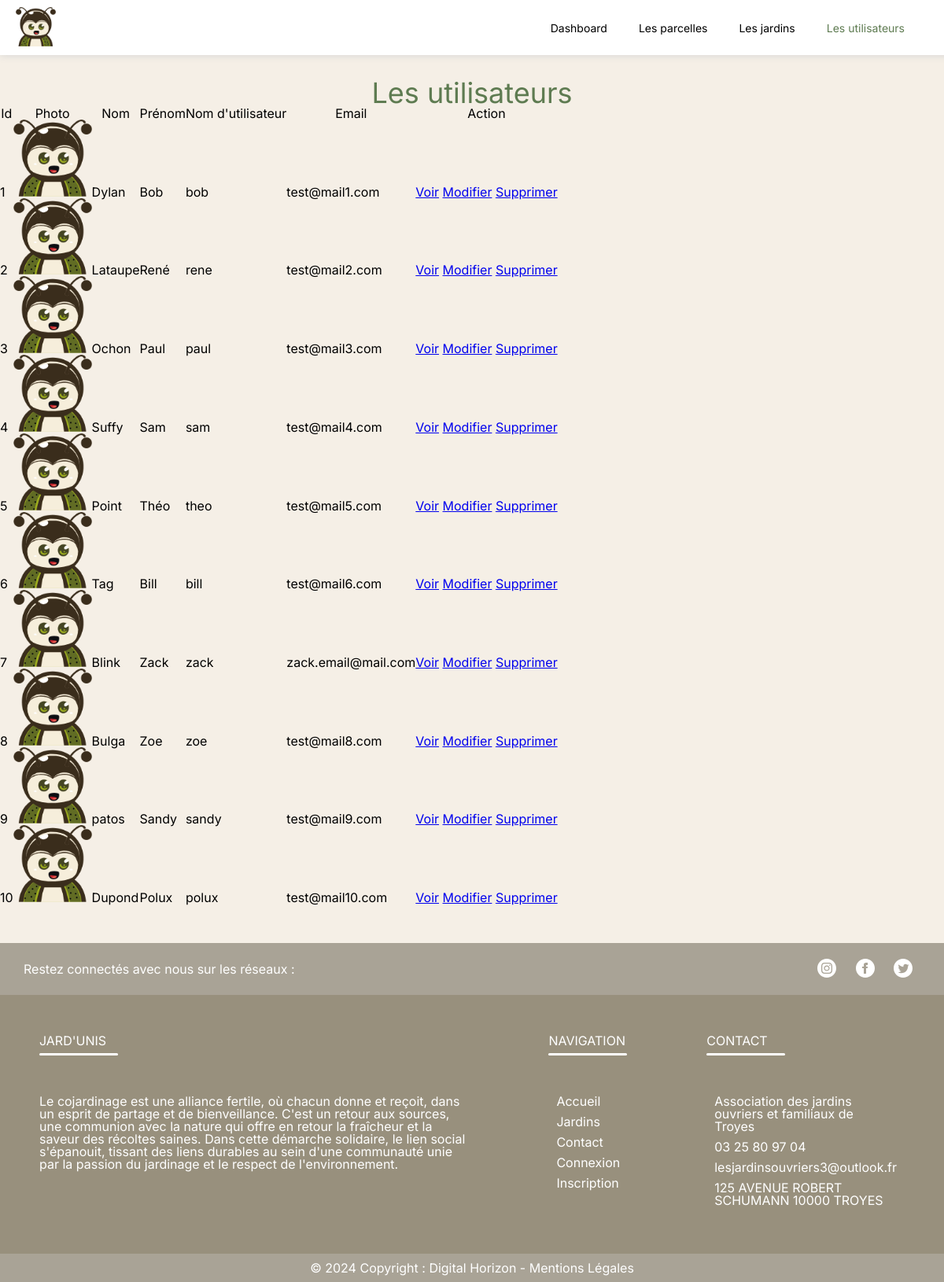
Page /admin/users/tableUsers.php on the committed database.
### tables this page shows
CREATE TABLE `users` (
  `user_id` int(11) NOT NULL,
  `user_nom` varchar(50) NOT NULL,
  `user_prnm` varchar(50) NOT NULL,
  `user_login` varchar(50) NOT NULL,
  `user_pass` varchar(255) NOT NULL,
  `user_email` varchar(100) NOT NULL,
  `user_photo` varchar(100) NOT NULL DEFAULT 'logo.webp'
);

### admin/users/tableUsers.php (the view, shortened to what this page needs)
<?php
    require('../../model/connectBD.php');
    require('../../composants/head.php');
    require('../../composants/headerAdmin.php');
$req = $bd->query("SELECT * FROM users ORDER BY 1");
$users = $req->fetchAll(PDO::FETCH_ASSOC);
?>
<h1>Les utilisateurs</h1>
<table>
    <tr>
        <th>Id</th>
        <th>Photo</th>
        <th>Nom</th>
        <th>Prénom</th>
        <th>Nom d'utilisateur</th>
        <th>Email</th>
        <th>Action</th>
    </tr>
    <?php
    foreach ($users as $user) {
        echo '<tr>';
        echo '<td>' . $user['user_id'] . '</td>';
        echo '<td><img src="/src/assets/uploads/' . $user['user_photo'] . '" alt="Photo de profil" style="width:100px;"></td>';
        echo '<td>' . $user['user_nom'] . '</td>';
        echo '<td>' . $user['user_prnm'] . '</td>';
        echo '<td>' . $user['user_login'] . '</td>';
        echo '<td>' . $user['user_email'] . '</td>';
        echo '
              <td>
                  <a href="compte.php?users=' . $user['user_id'] . '">Voir</a>
                  <a href="modifFormUser.php?users=' . $user['user_id'] . '">Modifier</a>
                  <a href="verifDelUser.php?users=' . $user['user_id'] . '">Supprimer</a>
              </td>
        ';
        echo '</tr>';
    }
    ?>
</table>
<?php
require('../../composants/footer.php');
?>

### src/assets/css/style.css (style rules this page uses)
html, body, div, span, applet, object, iframe, h1, h2, h3, h4, h5, h6, p, blockquote, pre, a, abbr, acronym, address, big, cite, code, del, dfn, em, img, ins, kbd, q, s, samp, small, strike, strong, sub, sup, tt, var, b, u, i, center, dl, dt, dd, ol, ul, li, fieldset, form, label, legend, table, caption, tbody, tfoot, thead, tr, th, td, article, aside, canvas, details, embed, figure, figcaption, footer, header, hgroup, menu, nav, output, ruby, section, summary, time, mark, audio, video { margin: 0; padding: 0; border: 0; font-size: 100%; font: inherit; vertical-align: baseline; }
body { line-height: 1; }
table { border-collapse: collapse; border-spacing: 0; }
body { font-family: "Inter", sans-serif; background-color: #f5efe6; }
h1 { text-align: center; font-size: 36px; color: #5E7B51; margin-top: 100px; }

### rows in the picture
users: user_id "1", user_photo (picture), user_nom "Dylan", user_prnm "Bob", user_login "bob", user_email "test@mail1.com"
users: user_id "2", user_photo (picture), user_nom "Lataupe", user_prnm "René", user_login "rene", user_email "test@mail2.com"
users: user_id "3", user_photo (picture), user_nom "Ochon", user_prnm "Paul", user_login "paul", user_email "test@mail3.com"
users: user_id "4", user_photo (picture), user_nom "Suffy", user_prnm "Sam", user_login "sam", user_email "test@mail4.com"
users: user_id "5", user_photo (picture), user_nom "Point", user_prnm "Théo", user_login "theo", user_email "test@mail5.com"
users: user_id "6", user_photo (picture), user_nom "Tag", user_prnm "Bill", user_login "bill", user_email "test@mail6.com"
users: user_id "7", user_photo (picture), user_nom "Blink", user_prnm "Zack", user_login "zack", user_email "zack.email@mail.com"
users: user_id "8", user_photo (picture), user_nom "Bulga", user_prnm "Zoe", user_login "zoe", user_email "test@mail8.com"
users: user_id "9", user_photo (picture), user_nom "patos", user_prnm "Sandy", user_login "sandy", user_email "test@mail9.com"
users: user_id "10", user_photo (picture), user_nom "Dupond", user_prnm "Polux", user_login "polux", user_email "test@mail10.com"
